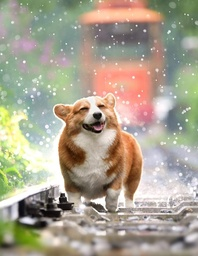
#> input picture CHAPTER08/exercise/images/11.jpg, 198 x 256 px, shrunk from 1051 x 1360 before the run
$ python 11.py
#> lines starting #> are read from the running program, lines starting #| are printed output that depends on the picture
### Common/interpolation.py
import numpy as np, math, cv2
from Common.functions import contain

# [20 lines left out: functions scaling, scaling_nearest, not called in this run]

def bilinear_value(img, pt):
    x, y = np.int32(pt)
    if x >= img.shape[1]-1: x = x - 1
    if y >= img.shape[0]-1: y = y - 1

    P1, P2, P3, P4 = np.float32(img[y:y+2, x:x+2].flatten())
    # [5 lines of commented-out code are left out]

    alpha, beta = pt[1] - y, pt[0] - x
    M1 = P1 + alpha * (P3 - P1)
    M2 = P2 + alpha * (P4 - P2)
    P = M1 + beta * (M2- M1)
    return np.clip(P, 0, 255)

# [32 lines left out: functions rotate_pt, affine_transform, not called in this run]

### Common/functions.py
def contain(p, shape):
    return 0 <= p[0] < shape[0] and 0 <= p[1] < shape[1]

def contain_pts(p, p1, p2):
    return p1[0] <= p[0] < p2[0] and p1[1] <= p[1] < p2[1]

### CHAPTER08/exercise/11.py
import numpy as np, math, cv2
from Common.interpolation import bilinear_value, affine_transform
from Common.functions import contain

def rotate_pt(img, degree, pt):
    dst = np.zeros(img.shape[:2], img.dtype)
    radian = (degree/180) * np.pi
    sin, cos = math.sin(radian), math.cos(radian)

    for i in range(img.shape[0]):
        for j in range(img.shape[1]):
            jj, ii = np.subtract((j, i), pt)
            y = -jj * sin + ii * cos
            x = jj * cos + ii * sin
            x, y = np.add((x, y), pt)
            if contain((y, x), img.shape):
                dst[i, j] = bilinear_value(img, (x, y))
    return dst

image = cv2.imread("images/11.jpg", cv2.IMREAD_GRAYSCALE)
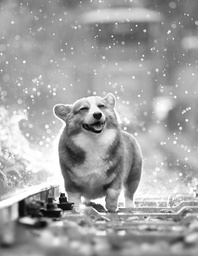
#> image: shape (256, 198); min 0, max 255, mean 162.4
if image is None: raise Exception("영상파일 읽기 에러")

center = (100, 100)
angle, scale = 30, 1
size = image.shape[::-1]
#> size = (198, 256)

dst1 = rotate_pt(image, angle, center)
#> the loop in rotate_pt, `for i in range(img.shape[0]):` made 256 passes
#> after the loop in rotate_pt, `for i in range(img.shape[0]):`:
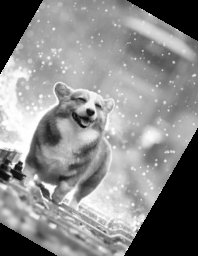
#> dst: shape (256, 198); min 0, max 255, mean 136.7

rot_mat = cv2.getRotationMatrix2D(center, angle, scale)
dst2 = cv2.warpAffine(image, rot_mat, image.shape[::-1], cv2.INTER_LINEAR)
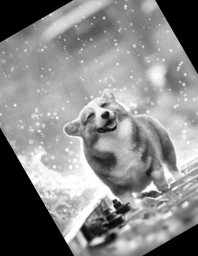
#> dst2: shape (256, 198); min 0, max 255, mean 135.4

cv2.imshow("dst1", dst1)
cv2.imshow("dst2", dst2)
cv2.waitKey(0)

$ run again, with CHAPTER08/exercise/images/10.jpg copied over CHAPTER08/exercise/images/11.jpg
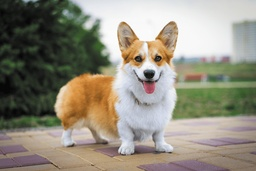
#> input picture CHAPTER08/exercise/images/10.jpg, 256 x 171 px, shrunk from 700 x 467 before the run
#> the loop in rotate_pt, `for i in range(img.shape[0]):` made 171 passes
#> after the loop in rotate_pt, `for i in range(img.shape[0]):`:
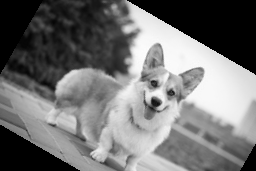
#> dst: shape (171, 256); min 0, max 254, mean 115.1
#> `dst2 = cv2.warpAffine(image, rot_mat, image.shape[::-1], cv2.INTER_LIN..`:
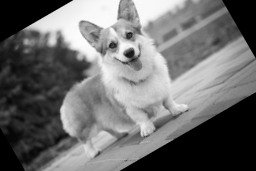
#> dst2: shape (171, 256); min 0, max 255, mean 109.9

$ run again, with CHAPTER08/exercise/images/12.jpg copied over CHAPTER08/exercise/images/11.jpg
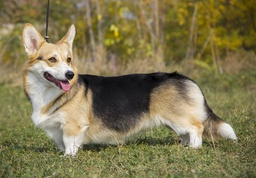
#> input picture CHAPTER08/exercise/images/12.jpg, 256 x 178 px, shrunk from 820 x 571 before the run
#> `image = cv2.imread("images/11.jpg", cv2.IMREAD_GRAYSCALE)`:
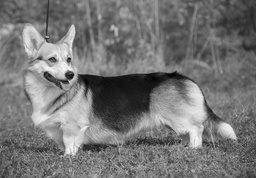
#> image: shape (178, 256); min 0, max 253, mean 117.4
#> the loop in rotate_pt, `for i in range(img.shape[0]):` made 178 passes
#> `dst2 = cv2.warpAffine(image, rot_mat, image.shape[::-1], cv2.INTER_LIN..`:
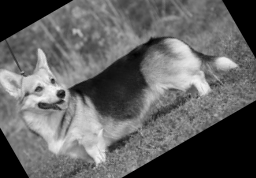
#> dst2: shape (178, 256); min 0, max 250, mean 99.1

$ run again, with CHAPTER08/exercise/images/13.jpg copied over CHAPTER08/exercise/images/11.jpg
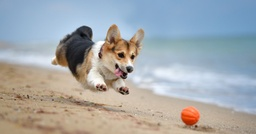
#> input picture CHAPTER08/exercise/images/13.jpg, 256 x 134 px, shrunk from 1200 x 630 before the run
#> `image = cv2.imread("images/11.jpg", cv2.IMREAD_GRAYSCALE)`:
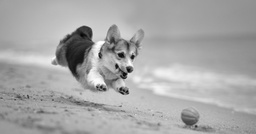
#> image: shape (134, 256); min 3, max 255, mean 167.3
#> the loop in rotate_pt, `for i in range(img.shape[0]):` made 134 passes
#> `dst2 = cv2.warpAffine(image, rot_mat, image.shape[::-1], cv2.INTER_LIN..`:
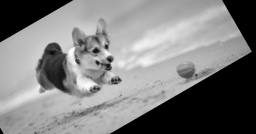
#> dst2: shape (134, 256); min 0, max 254, mean 127.9
